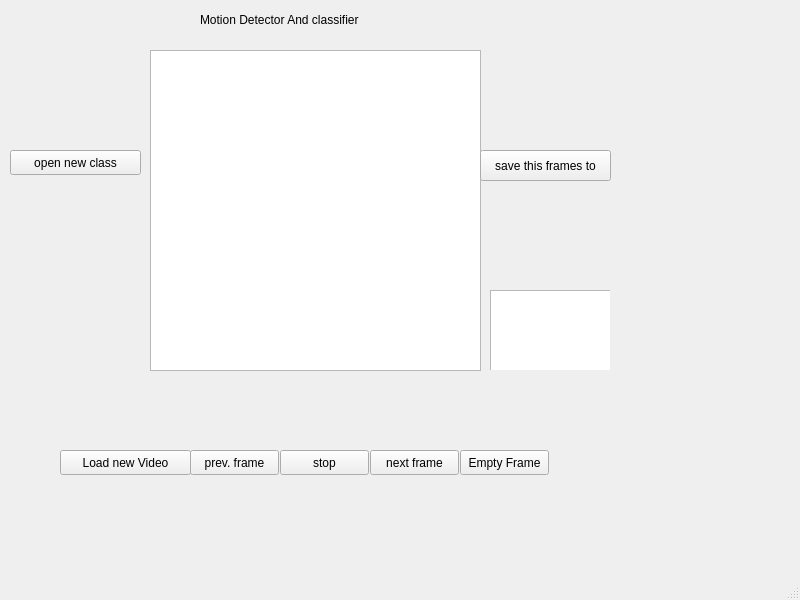
<?xml version="1.0" encoding="UTF-8"?>
<ui version="4.0">
 <class>motiondetectclassifiy</class>
 <widget class="QMainWindow" name="motiondetectclassifiy">
  <property name="geometry">
   <rect>
    <x>0</x>
    <y>0</y>
    <width>800</width>
    <height>600</height>
   </rect>
  </property>
  <property name="windowTitle">
   <string>MainWindow</string>
  </property>
  <widget class="QWidget" name="centralwidget">
   <widget class="QLabel" name="label">
    <property name="geometry">
     <rect>
      <x>200</x>
      <y>10</y>
      <width>211</width>
      <height>20</height>
     </rect>
    </property>
    <property name="text">
     <string>Motion Detector And classifier</string>
    </property>
   </widget>
   <widget class="QGraphicsView" name="graphicsView">
    <property name="geometry">
     <rect>
      <x>150</x>
      <y>50</y>
      <width>331</width>
      <height>321</height>
     </rect>
    </property>
   </widget>
   <widget class="QPushButton" name="openNewClass">
    <property name="geometry">
     <rect>
      <x>10</x>
      <y>150</y>
      <width>131</width>
      <height>25</height>
     </rect>
    </property>
    <property name="text">
     <string>open new class</string>
    </property>
   </widget>
   <widget class="QPushButton" name="SaveThisFrames">
    <property name="geometry">
     <rect>
      <x>480</x>
      <y>150</y>
      <width>131</width>
      <height>31</height>
     </rect>
    </property>
    <property name="text">
     <string>save this frames to</string>
    </property>
   </widget>
   <widget class="QPushButton" name="emptyFrame">
    <property name="geometry">
     <rect>
      <x>460</x>
      <y>450</y>
      <width>89</width>
      <height>25</height>
     </rect>
    </property>
    <property name="text">
     <string>Empty Frame</string>
    </property>
   </widget>
   <widget class="QPushButton" name="prevFrame">
    <property name="geometry">
     <rect>
      <x>190</x>
      <y>450</y>
      <width>89</width>
      <height>25</height>
     </rect>
    </property>
    <property name="text">
     <string>prev. frame</string>
    </property>
   </widget>
   <widget class="QPushButton" name="NextFrame">
    <property name="geometry">
     <rect>
      <x>370</x>
      <y>450</y>
      <width>89</width>
      <height>25</height>
     </rect>
    </property>
    <property name="text">
     <string>next frame</string>
    </property>
   </widget>
   <widget class="QPushButton" name="Stop">
    <property name="geometry">
     <rect>
      <x>280</x>
      <y>450</y>
      <width>89</width>
      <height>25</height>
     </rect>
    </property>
    <property name="text">
     <string>stop</string>
    </property>
   </widget>
   <widget class="QPushButton" name="LoadNewVideo">
    <property name="geometry">
     <rect>
      <x>60</x>
      <y>450</y>
      <width>131</width>
      <height>25</height>
     </rect>
    </property>
    <property name="text">
     <string>Load new Video</string>
    </property>
   </widget>
   <widget class="QFrame" name="frame">
    <property name="geometry">
     <rect>
      <x>490</x>
      <y>290</y>
      <width>120</width>
      <height>80</height>
     </rect>
    </property>
    <property name="frameShape">
     <enum>QFrame::StyledPanel</enum>
    </property>
    <property name="frameShadow">
     <enum>QFrame::Raised</enum>
    </property>
    <widget class="QGraphicsView" name="graphicsView_2">
     <property name="geometry">
      <rect>
       <x>0</x>
       <y>0</y>
       <width>271</width>
       <height>221</height>
      </rect>
     </property>
    </widget>
   </widget>
  </widget>
  <widget class="QMenuBar" name="menubar">
   <property name="geometry">
    <rect>
     <x>0</x>
     <y>0</y>
     <width>800</width>
     <height>22</height>
    </rect>
   </property>
  </widget>
  <widget class="QStatusBar" name="statusbar"/>
 </widget>
 <resources/>
 <connections/>
</ui>
